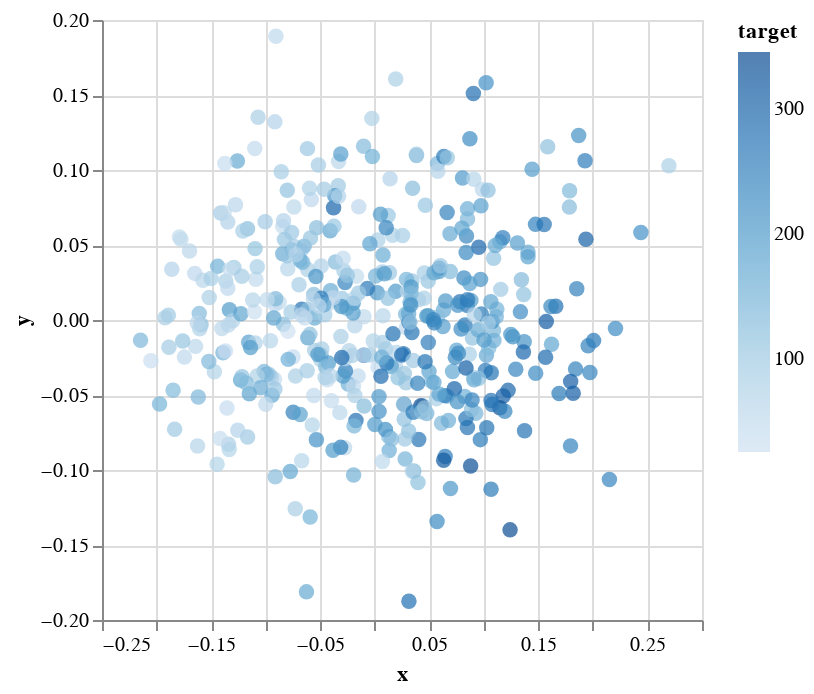

Notebook code cell kept with this figure:
### Markdown cell above
主成分分析を用いてデータをプロットします。点の色の濃さがtargetの値の大きさを表すようにします。色の濃い部分と薄い部分についてある程度傾向が見えるので、試してみる可能性はありそうです。

使用したライブラリ [altair](https://altair-viz.github.io/index.html)

### Code cell
alt.Chart(df2).mark_circle(size=60).encode(
    x='x',
    y='y',
    color='target'
).interactive()

### Figure 1 — Vega-Lite specification as saved in the notebook (floating-point values rounded to 4 significant figures; data arrays with more than 128 entries replaced by an {"elided": "..."} marker saying what was removed)
{"config": {"view": {"continuousWidth": 300, "continuousHeight": 300}}, "data": {"name": "data-2e16dc4ff7f1c076846ae858f44c6f92"}, "mark": {"type": "circle", "size": 60}, "encoding": {"color": {"field": "target", "type": "quantitative"}, "x": {"field": "x", "type": "quantitative"}, "y": {"field": "y", "type": "quantitative"}}, "params": [{"name": "param_1", "select": {"type": "interval", "encodings": ["x", "y"]}, "bind": "scales"}], "$schema": "https://vega.github.io/schema/vega-lite/v5.20.1.json", "datasets": {"data-2e16dc4ff7f1c076846ae858f44c6f92": {"elided": "442 records"}}}
